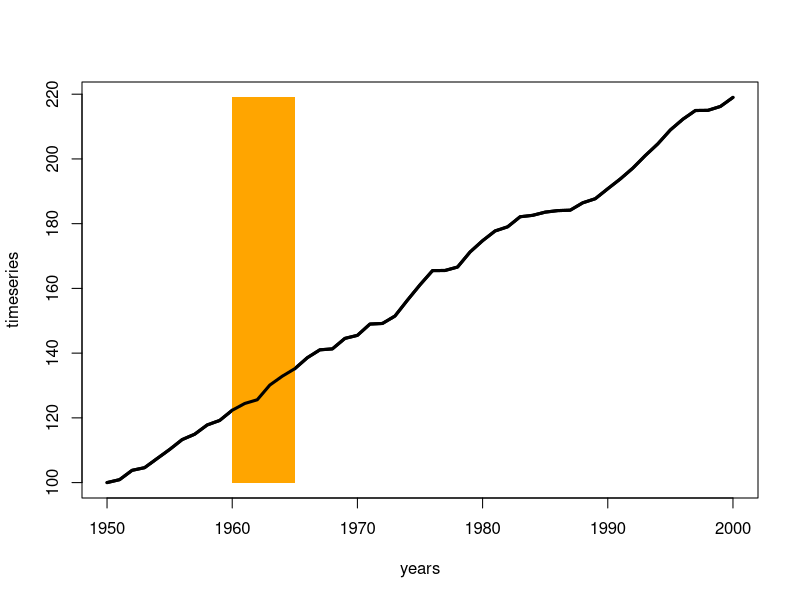

Generate this figure with R:
# 1. 主要学习polygon函数的用法
# 这个函数可以圈定需要的区域
years <- 1950:2000
timeseries <- cumsum(c(100, runif(50)*5))
hilo <- range(timeseries)
# 先有一个plot 后面才能用polygon
plot(years, timeseries, type = "l", lwd = 3)
# 圈定给定的区域
polygon(x=c(1960,1960,1965,1965),
        y=c(hilo, rev(hilo)),
        density=NA, col="orange", border=NA)
# 再画一次实线 目的是让实线在上面显示
lines(years, timeseries, type = "l", lwd = 3)
